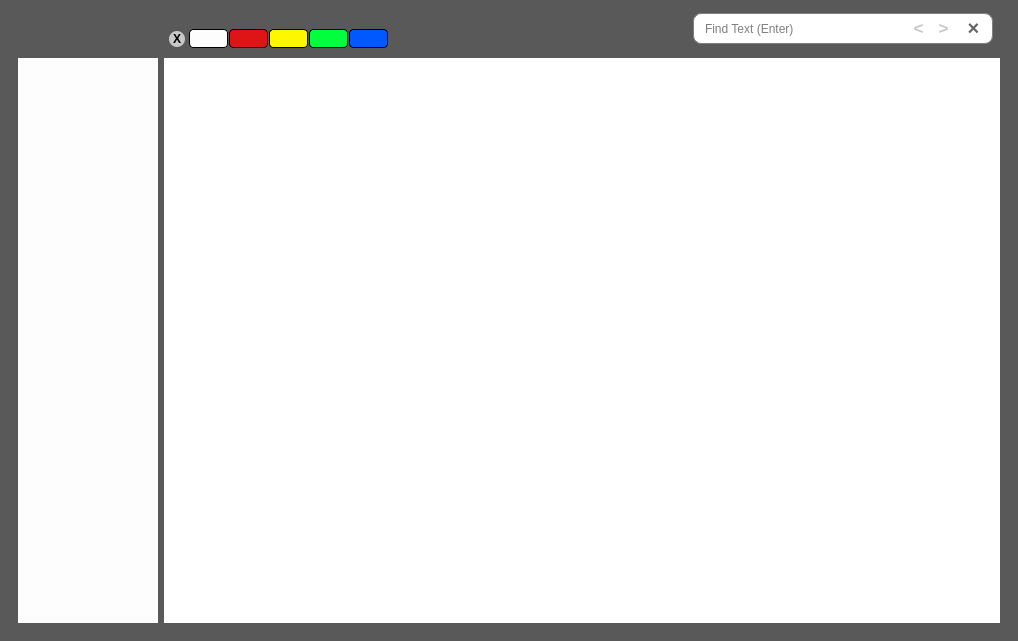
<?xml version="1.0" encoding="UTF-8"?>
<ui version="4.0">
 <class>ViewerWindow</class>
 <widget class="QMainWindow" name="ViewerWindow">
  <property name="geometry">
   <rect>
    <x>0</x>
    <y>0</y>
    <width>1018</width>
    <height>641</height>
   </rect>
  </property>
  <property name="sizePolicy">
   <sizepolicy hsizetype="Expanding" vsizetype="Expanding">
    <horstretch>0</horstretch>
    <verstretch>0</verstretch>
   </sizepolicy>
  </property>
  <property name="windowTitle">
   <string>MainWindow</string>
  </property>
  <property name="styleSheet">
   <string notr="true">QMainWindow#ViewerWindow {
    background-color: rgb(89, 89, 89);
}</string>
  </property>
  <widget class="QWidget" name="centralwidget">
   <layout class="QGridLayout" name="gridLayout_3">
    <property name="bottomMargin">
     <number>9</number>
    </property>
    <property name="verticalSpacing">
     <number>0</number>
    </property>
    <item row="0" column="2">
     <widget class="QFrame" name="frame_3">
      <property name="enabled">
       <bool>false</bool>
      </property>
      <property name="sizePolicy">
       <sizepolicy hsizetype="Preferred" vsizetype="Fixed">
        <horstretch>0</horstretch>
        <verstretch>0</verstretch>
       </sizepolicy>
      </property>
      <property name="minimumSize">
       <size>
        <width>10</width>
        <height>31</height>
       </size>
      </property>
      <property name="maximumSize">
       <size>
        <width>10</width>
        <height>31</height>
       </size>
      </property>
      <property name="styleSheet">
       <string notr="true">background-color: transparent;
border: 0px;</string>
      </property>
      <property name="frameShape">
       <enum>QFrame::Shape::StyledPanel</enum>
      </property>
      <property name="frameShadow">
       <enum>QFrame::Shadow::Raised</enum>
      </property>
     </widget>
    </item>
    <item row="0" column="1">
     <widget class="QFrame" name="frame_search">
      <property name="sizePolicy">
       <sizepolicy hsizetype="Fixed" vsizetype="Fixed">
        <horstretch>0</horstretch>
        <verstretch>0</verstretch>
       </sizepolicy>
      </property>
      <property name="minimumSize">
       <size>
        <width>300</width>
        <height>31</height>
       </size>
      </property>
      <property name="maximumSize">
       <size>
        <width>300</width>
        <height>31</height>
       </size>
      </property>
      <property name="styleSheet">
       <string notr="true">QFrame {
    border: 1px solid gray;
    border-radius: 8px;
	background-color: rgb(255, 255, 255);
}</string>
      </property>
      <property name="frameShape">
       <enum>QFrame::Shape::StyledPanel</enum>
      </property>
      <property name="frameShadow">
       <enum>QFrame::Shadow::Raised</enum>
      </property>
      <widget class="QLineEdit" name="edit_text_input">
       <property name="geometry">
        <rect>
         <x>10</x>
         <y>5</y>
         <width>101</width>
         <height>21</height>
        </rect>
       </property>
       <property name="sizePolicy">
        <sizepolicy hsizetype="Fixed" vsizetype="Fixed">
         <horstretch>0</horstretch>
         <verstretch>0</verstretch>
        </sizepolicy>
       </property>
       <property name="toolTip">
        <string>Find Text (Enter)</string>
       </property>
       <property name="styleSheet">
        <string notr="true">border: 0px;
background-color: rgb(255, 255, 255);</string>
       </property>
       <property name="text">
        <string/>
       </property>
       <property name="placeholderText">
        <string>Find Text (Enter)</string>
       </property>
      </widget>
      <widget class="QPushButton" name="button_forward">
       <property name="enabled">
        <bool>false</bool>
       </property>
       <property name="geometry">
        <rect>
         <x>215</x>
         <y>4</y>
         <width>21</width>
         <height>21</height>
        </rect>
       </property>
       <property name="font">
        <font>
         <pointsize>13</pointsize>
         <bold>true</bold>
        </font>
       </property>
       <property name="focusPolicy">
        <enum>Qt::FocusPolicy::ClickFocus</enum>
       </property>
       <property name="toolTip">
        <string>Previous (F2)</string>
       </property>
       <property name="styleSheet">
        <string notr="true">QPushButton {
	color: rgb(50, 50, 100);
    background-color: white;
	border: 0px;	
	border-radius: 10px;
}

QPushButton:pressed {
    background-color: lightgray;
}

QPushButton:disabled {
    color: rgb(200,200,200);
}</string>
       </property>
       <property name="text">
        <string>&lt;</string>
       </property>
      </widget>
      <widget class="QPushButton" name="button_backward">
       <property name="enabled">
        <bool>false</bool>
       </property>
       <property name="geometry">
        <rect>
         <x>240</x>
         <y>4</y>
         <width>21</width>
         <height>21</height>
        </rect>
       </property>
       <property name="font">
        <font>
         <pointsize>13</pointsize>
         <bold>true</bold>
        </font>
       </property>
       <property name="focusPolicy">
        <enum>Qt::FocusPolicy::ClickFocus</enum>
       </property>
       <property name="toolTip">
        <string>Next (F3)</string>
       </property>
       <property name="styleSheet">
        <string notr="true">QPushButton {
	color: rgb(50, 50, 100);
    background-color: white;
	border: 0px;	
	border-radius: 10px;
}

QPushButton:pressed {
    background-color: lightgray;
}

QPushButton:disabled {
    color: rgb(200,200,200);
}</string>
       </property>
       <property name="text">
        <string>&gt;</string>
       </property>
      </widget>
      <widget class="QPushButton" name="button_close">
       <property name="enabled">
        <bool>true</bool>
       </property>
       <property name="geometry">
        <rect>
         <x>270</x>
         <y>4</y>
         <width>21</width>
         <height>21</height>
        </rect>
       </property>
       <property name="font">
        <font>
         <pointsize>15</pointsize>
         <bold>true</bold>
        </font>
       </property>
       <property name="focusPolicy">
        <enum>Qt::FocusPolicy::ClickFocus</enum>
       </property>
       <property name="toolTip">
        <string>Close (ESC)</string>
       </property>
       <property name="styleSheet">
        <string notr="true">QPushButton {
	color: rgb(100, 100, 100);
    background-color: white;
	border: 0px;	
	border-radius: 10px;
}

QPushButton:pressed {
    background-color: lightgray;
}</string>
       </property>
       <property name="text">
        <string>×</string>
       </property>
      </widget>
      <widget class="QLabel" name="label_idx_count">
       <property name="geometry">
        <rect>
         <x>115</x>
         <y>5</y>
         <width>91</width>
         <height>21</height>
        </rect>
       </property>
       <property name="sizePolicy">
        <sizepolicy hsizetype="Expanding" vsizetype="Fixed">
         <horstretch>0</horstretch>
         <verstretch>0</verstretch>
        </sizepolicy>
       </property>
       <property name="minimumSize">
        <size>
         <width>31</width>
         <height>21</height>
        </size>
       </property>
       <property name="maximumSize">
        <size>
         <width>100</width>
         <height>21</height>
        </size>
       </property>
       <property name="layoutDirection">
        <enum>Qt::LayoutDirection::LeftToRight</enum>
       </property>
       <property name="styleSheet">
        <string notr="true">color: rgb(50, 50, 50);
border: 0px;</string>
       </property>
       <property name="text">
        <string/>
       </property>
       <property name="scaledContents">
        <bool>false</bool>
       </property>
       <property name="alignment">
        <set>Qt::AlignmentFlag::AlignRight|Qt::AlignmentFlag::AlignTrailing|Qt::AlignmentFlag::AlignVCenter</set>
       </property>
      </widget>
      <zorder>edit_text_input</zorder>
      <zorder>button_close</zorder>
      <zorder>button_backward</zorder>
      <zorder>button_forward</zorder>
      <zorder>label_idx_count</zorder>
     </widget>
    </item>
    <item row="0" column="0">
     <widget class="QFrame" name="frame_2">
      <property name="enabled">
       <bool>true</bool>
      </property>
      <property name="sizePolicy">
       <sizepolicy hsizetype="Expanding" vsizetype="Fixed">
        <horstretch>0</horstretch>
        <verstretch>0</verstretch>
       </sizepolicy>
      </property>
      <property name="minimumSize">
       <size>
        <width>0</width>
        <height>40</height>
       </size>
      </property>
      <property name="maximumSize">
       <size>
        <width>16777215</width>
        <height>40</height>
       </size>
      </property>
      <property name="styleSheet">
       <string notr="true">QFrame#frame_2 {
	background-color: transparent;
	border: 0px
}</string>
      </property>
      <property name="frameShape">
       <enum>QFrame::Shape::StyledPanel</enum>
      </property>
      <property name="frameShadow">
       <enum>QFrame::Shadow::Raised</enum>
      </property>
      <widget class="QPushButton" name="button_yellow">
       <property name="enabled">
        <bool>true</bool>
       </property>
       <property name="geometry">
        <rect>
         <x>260</x>
         <y>20</y>
         <width>39</width>
         <height>19</height>
        </rect>
       </property>
       <property name="styleSheet">
        <string notr="true">QPushButton {
    background-color: rgb(255, 247, 1);
    border: 1px solid black;
    border-radius: 4px;
}

QPushButton:pressed {
   
	background-color: rgb(208, 208, 0);
}

QPushButton:disabled {
    color: rgb(200,200,200);
}</string>
       </property>
       <property name="text">
        <string/>
       </property>
      </widget>
      <widget class="QPushButton" name="button_green">
       <property name="enabled">
        <bool>true</bool>
       </property>
       <property name="geometry">
        <rect>
         <x>300</x>
         <y>20</y>
         <width>39</width>
         <height>19</height>
        </rect>
       </property>
       <property name="styleSheet">
        <string notr="true">QPushButton {
    background-color: rgb(0, 255, 60);
    border: 1px solid black;
    border-radius: 4px;
}

QPushButton:pressed {
    
	background-color: rgb(55, 166, 0);
}

QPushButton:disabled {
    color: rgb(200,200,200);
}</string>
       </property>
       <property name="text">
        <string/>
       </property>
      </widget>
      <widget class="QPushButton" name="button_blue">
       <property name="enabled">
        <bool>true</bool>
       </property>
       <property name="geometry">
        <rect>
         <x>340</x>
         <y>20</y>
         <width>39</width>
         <height>19</height>
        </rect>
       </property>
       <property name="styleSheet">
        <string notr="true">QPushButton {
    background-color: rgb(0, 89, 255);
    border: 1px solid black;
    border-radius: 4px;
}

QPushButton:pressed {
	background-color: rgb(0, 15, 149);
}

QPushButton:disabled {
    color: rgb(200,200,200);
}</string>
       </property>
       <property name="text">
        <string/>
       </property>
      </widget>
      <widget class="QPushButton" name="button_white">
       <property name="enabled">
        <bool>true</bool>
       </property>
       <property name="geometry">
        <rect>
         <x>180</x>
         <y>20</y>
         <width>39</width>
         <height>19</height>
        </rect>
       </property>
       <property name="styleSheet">
        <string notr="true">QPushButton {
    background-color: rgb(253, 253, 253);
    border: 1px solid black;
    border-radius: 4px;
}

QPushButton:pressed {
    background-color: lightgray;
}

QPushButton:disabled {
    color: rgb(200,200,200);
}</string>
       </property>
       <property name="text">
        <string/>
       </property>
      </widget>
      <widget class="QPushButton" name="button_red">
       <property name="enabled">
        <bool>true</bool>
       </property>
       <property name="geometry">
        <rect>
         <x>220</x>
         <y>20</y>
         <width>39</width>
         <height>19</height>
        </rect>
       </property>
       <property name="styleSheet">
        <string notr="true">QPushButton {
    background-color: rgb(223, 20, 23);
    border: 1px solid black;
    border-radius: 4px;
}

QPushButton:pressed {
   background-color: rgb(172, 2, 5);
}

QPushButton:disabled {
    color: rgb(200,200,200);
}</string>
       </property>
       <property name="text">
        <string/>
       </property>
      </widget>
      <widget class="QPushButton" name="button_none">
       <property name="enabled">
        <bool>true</bool>
       </property>
       <property name="geometry">
        <rect>
         <x>160</x>
         <y>22</y>
         <width>16</width>
         <height>16</height>
        </rect>
       </property>
       <property name="font">
        <font>
         <bold>true</bold>
        </font>
       </property>
       <property name="styleSheet">
        <string notr="true">QPushButton {
    background-color: rgb(200, 200, 200);
    border-radius: 8px;
}

QPushButton:pressed {
    background-color: lightgray;
}

QPushButton:disabled {
    color: rgb(200,200,200);
}</string>
       </property>
       <property name="text">
        <string>X</string>
       </property>
      </widget>
     </widget>
    </item>
    <item row="1" column="0" colspan="3">
     <widget class="QFrame" name="frame">
      <property name="styleSheet">
       <string notr="true">border: 0px;</string>
      </property>
      <property name="frameShape">
       <enum>QFrame::Shape::StyledPanel</enum>
      </property>
      <property name="frameShadow">
       <enum>QFrame::Shadow::Raised</enum>
      </property>
      <layout class="QGridLayout" name="gridLayout">
       <item row="0" column="1">
        <widget class="QTableView" name="table_csv">
         <property name="styleSheet">
          <string notr="true"/>
         </property>
        </widget>
       </item>
       <item row="0" column="0">
        <widget class="QListWidget" name="list_csv_names">
         <property name="sizePolicy">
          <sizepolicy hsizetype="MinimumExpanding" vsizetype="Expanding">
           <horstretch>0</horstretch>
           <verstretch>0</verstretch>
          </sizepolicy>
         </property>
         <property name="minimumSize">
          <size>
           <width>140</width>
           <height>0</height>
          </size>
         </property>
         <property name="maximumSize">
          <size>
           <width>140</width>
           <height>16777215</height>
          </size>
         </property>
         <property name="font">
          <font>
           <pointsize>10</pointsize>
          </font>
         </property>
         <property name="styleSheet">
          <string notr="true">QListView {
	background-color: rgb(253, 253, 253);
}
/*
QListView::item {
    border-bottom: 1px solid rgb(225, 225, 225); 	// 아이템 사이 회색 구분선
    padding-left: 2px; 		// 텍스트와 구분선 사이 여백
	background: none;
}
*/

QListView::item:selected { 
	background-color: rgb(100, 149, 237); 
	color: white;
}

QListView::item:hover { 
	background-color: rgb(230, 230, 255); 
	color: black;
}
</string>
         </property>
        </widget>
       </item>
      </layout>
     </widget>
    </item>
   </layout>
  </widget>
 </widget>
 <resources/>
 <connections/>
</ui>
